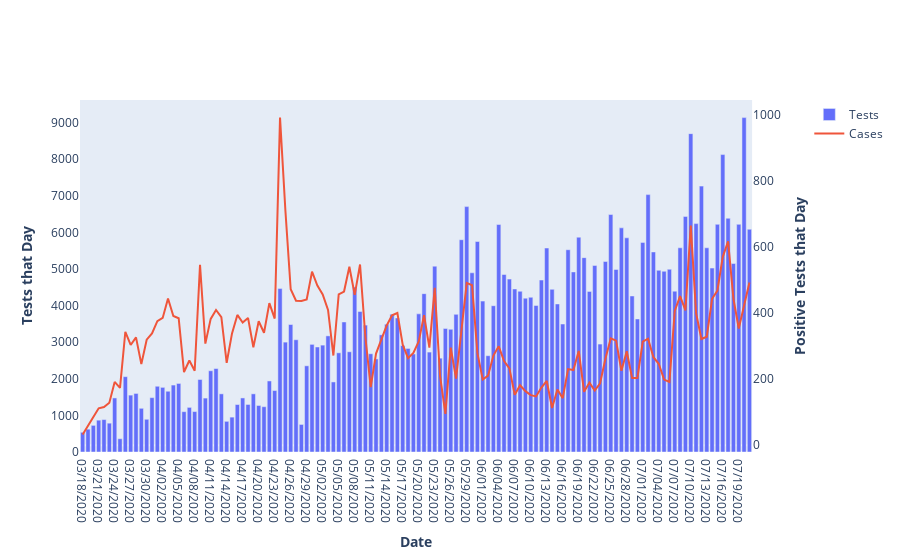

Notebook source saved alongside this figure:
### Code cell
fig = make_subplots(specs=[[{"secondary_y": True}]])
fig.add_trace(go.Bar(x=covid_change['Date'], y=covid_change['Tested'], name='Tests'), secondary_y=False)
fig.add_trace(go.Scatter(x=covid_change['Date'], y=covid_change['Cases'], name='Cases'), secondary_y=True)
fig.update_yaxes(title_text="<b>Tests that Day</b>", secondary_y=False, showgrid=False)
fig.update_yaxes(title_text="<b>Positive Tests that Day</b>", secondary_y=True, showgrid=False)
fig.update_xaxes(title_text="<b>Date</b>", showgrid=False)
fig
